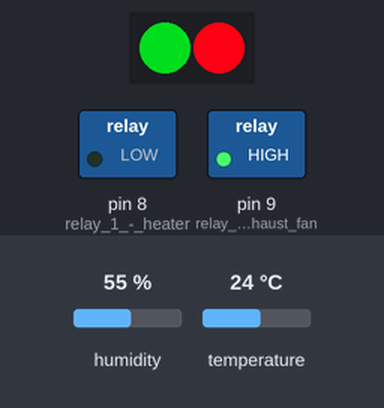
The sketch below on a simulated Arduino Uno, built with avr-gcc and run on an emulated ATmega328P. On the bench: 2 RGB LEDs in strip order, left to right, switched loads named in the sketch (green lamp = pin HIGH). Inputs (shaded band) come from the test bench; at power-on: humidity 55 %, temperature 24 °C. Dim RGB values are drawn brighter than linear.

Above: at 4.8 s.
4.9 s: humidity set to 73 %
7.9 s: humidity set to 76 %
At 8.6 s:
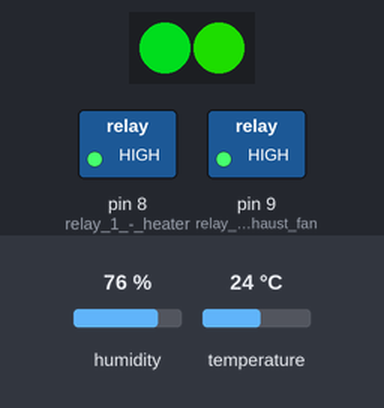
10.9 s: humidity set to 84 %
13.9 s: humidity set to 87 %
At 14.6 s:
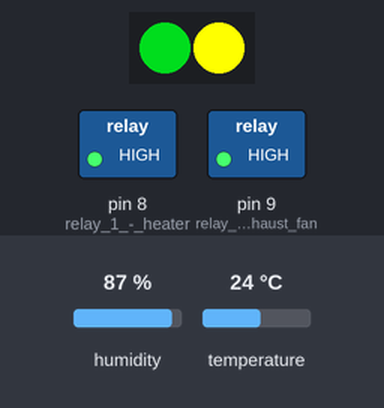
16.9 s: temperature set to 21 °C
At 19.4 s:
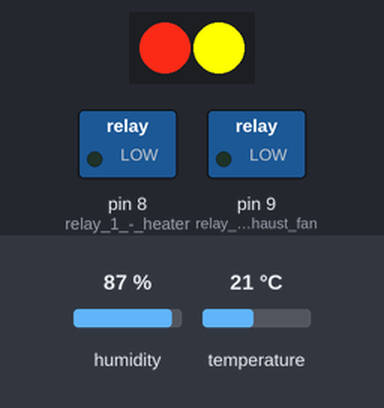
19.9 s: humidity set to 22 %
At 20.6 s:
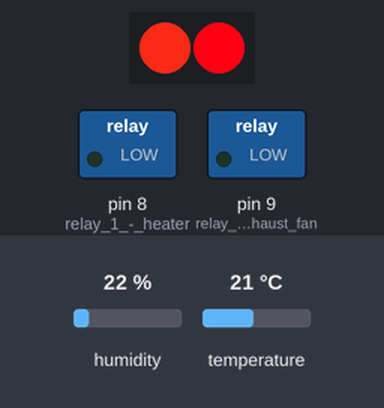
Timing chart, 0 to 22.9 s (numbered marks = the images above; inputs shaded):
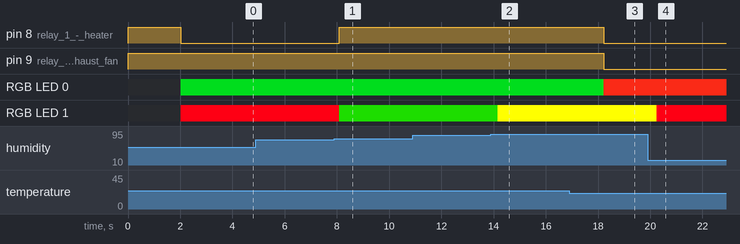

Measured:
- the behaviour switches between 74 and 75 % on humidity (found by bisection; images 0 and 1)
- the behaviour switches between 85 and 86 % on humidity (found by bisection; images 1 and 2)
- the behaviour switches between 23 and 22 °C on temperature (found by bisection; images 2 and 3)
- after the input at 4.9 s, every drawn part: stays the same
- after the input at 7.9 s, pin 8 (relay_1_-_heater): LOW → HIGH after 0.20 s; RGB LED 1: RGB(250, 0, 20) → RGB(20, 150, 0) after 0.20 s
- after the input at 10.9 s, every drawn part: stays the same
- after the input at 13.9 s, RGB LED 1: RGB(20, 150, 0) → RGB(255, 255, 0) after 0.27 s
- after the input at 16.9 s, pin 8 (relay_1_-_heater), pin 9 (relay_2_-_exhaust_fan): HIGH → LOW after 1.3 s; RGB LED 0: RGB(0, 150, 20) → RGB(239, 40, 22) after 1.3 s
- after the input at 19.9 s, RGB LED 1: RGB(255, 255, 0) → RGB(250, 0, 20) after 0.34 s

The sketch:

Tarantula-controller.ino
```cpp
#include <Adafruit_NeoPixel.h>
#include <avr/power.h>
#include "DHT.h"

#define DHTPIN 4
#define DHTTYPE DHT11
DHT dht(DHTPIN, DHTTYPE);

#define PIN 12
Adafruit_NeoPixel pixels = Adafruit_NeoPixel(2, PIN, NEO_GRB + NEO_KHZ800);


void setup() {
  pinMode(8, OUTPUT); //relay 1 - heater
  pinMode(9, OUTPUT); //relay 2 - exhaust fan
  /* for debugging
  Serial.begin(9600);
  Serial.println("DHTxx test!");
  */
  dht.begin();
  pixels.begin();

  digitalWrite(8, HIGH); //set relays to OFF
  digitalWrite(9, HIGH); //set relays to OFF
}

void loop() {
  // Wait a few seconds between measurements.
  delay(2000);

  // Reading temperature or humidity takes about 250 milliseconds!
  // Sensor readings may also be up to 2 seconds 'old' (its a very slow sensor)
  float h = dht.readHumidity();
  // Read temperature as Celsius
  float t = dht.readTemperature();
  // Read temperature as Fahrenheit
  float f = dht.readTemperature(true);

  // Check if any reads failed and exit early (to try again).
  if (isnan(h) || isnan(t) || isnan(f)) {
    Serial.println("Failed to read from DHT sensor!");
    return;
  }

  if (h < 75) {
    pixels.setPixelColor(1, pixels.Color(250,0,20));
    pixels.show();
    digitalWrite(8, LOW); //turn heater relay ON
  }
  else if (h > 85) {
    pixels.setPixelColor(1, pixels.Color(255,255,0));
    pixels.show();
    digitalWrite(9, LOW); //turn fan relay ON
  }
  else {
    pixels.setPixelColor(1, pixels.Color(20,150,0));
    pixels.show();
    digitalWrite(8, HIGH); //turn heater relay OFF (humidity is fine!)
    // the next conditional may turn the heater back on, though.
  }

  if (f < 72) {
    pixels.setPixelColor(0, pixels.Color(239,40,22));
    pixels.show();
    digitalWrite(8, LOW); //turn heater on
  }
  else if (f > 85) {
    pixels.setPixelColor(0, pixels.Color(51,255,51));
    pixels.show();
    digitalWrite(9,LOW); //Too hot, turn fan on
    digitalWrite(8, HIGH); //too hot turn heater off
  }
  else {
    pixels.setPixelColor(0, pixels.Color(0,150,20));
    pixels.show();
    digitalWrite(9, HIGH); //temp is fine, shut fan off
  }

  /* debugging
    Serial.print("Humidity: ");
  Serial.print(h);
  Serial.print(" %\t");
  Serial.print("Temperature: ");
  Serial.print(t);
  Serial.print(" *C ");
  Serial.print(f);
  Serial.print(" *F\t");
  Serial.print("Heat index: ");
  Serial.print(hi);
  Serial.println(" *F");
  */
}
```
